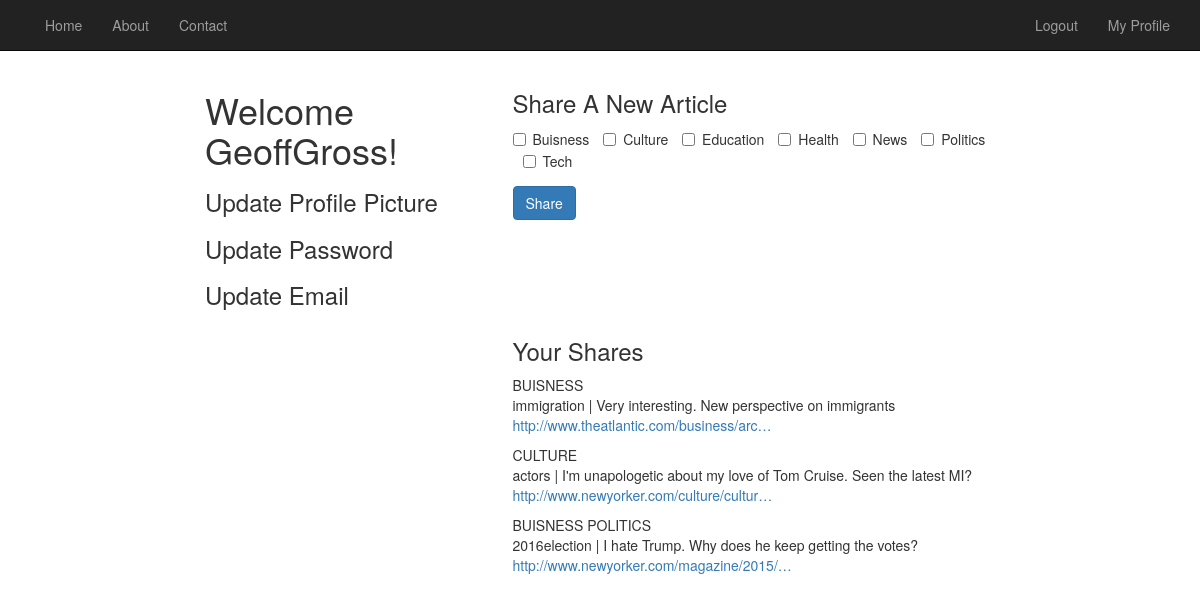
Screenshot of /myprofile/ (signed in) with the database file from the repository.
### tweets/models.py (models this page shows)
class Category(models.Model):
	category = models.CharField(unique=True, max_length = 20)
	def __str__(self):
		return str(self.category)
	class Meta:
		ordering = ['category']

class Article(models.Model):
	share = models.CharField(max_length=140, blank=False)
	user = models.ForeignKey(User, default=0)
	posted = models.DateField(auto_now_add=True, auto_now=False)
	category = models.ManyToManyField('tweets.Category')
	tag = models.CharField(max_length=30, blank=True)
	url = models.URLField()
	def __str__(self):
		return str(self.share)
	class Meta:
		ordering = ['posted']

### tweets/views.py (the view)
# urls.py: url(r'^myprofile/', 'tweets.views.profile', name='myprofile'),
def profile(request):
	user = request.user
	form = CreateShareForm(request.POST or None)
	context = {
		"user": user,
		"form": form,
		"shares": shares.filter(user=user),
	}
	if form.is_valid():
		instance = form.save(commit=False)
		instance.user = request.user
		instance.save()
		form.save_m2m()
		return redirect('/myprofile')
	return render(request, "profile.html", context)

### tweets/forms.py (shortened to what this page needs)
class CreateShareForm(forms.ModelForm):
	share = forms.CharField(required=True, label="", max_length = 140, widget=forms.Textarea(attrs={'style': 'height: 4em;', 'placeholder': 'Add a Quick Comment for Your Article'}))
	tag = forms.CharField(required=True, label="", widget=forms.widgets.TextInput(attrs={'placeholder': 'Enter a Tag for Your Share'}))
	category = forms.ModelMultipleChoiceField(required=True, label="", widget=forms.CheckboxSelectMultiple(attrs={'body': 'padding-left: 70px;'}), queryset=Category.objects.all())
	url = forms.URLField(required = True, label="", widget=forms.URLInput( attrs={'placeholder': 'Article URL'}))
	helper = FormHelper()
	helper.layout = Layout(InlineCheckboxes('category'))
	class Meta:
		model = Article
		fields =['category', 'share', 'url', 'tag']

### templates/profile.html
{% extends 'base.html' %}
{% block content %}
{% load crispy_forms_tags %}
<div class="row">
	<div class="col-sm-3 col-md-3 col-lg-3 col-sm-offset-2">
		<h1>Welcome {{ user }}!</h1>
		<h3>Update Profile Picture</h3>
		<h3>Update Password</h3>
		<h3>Update Email</h3>
	</div>
	<div class="col-sm-6 col-md-5 col-lg-5 col-sm-offset-0">
		<h3>Share A New Article</h3>
		<form method='POST' action=''>{% csrf_token %}
			{% crispy form %}
			<input class='btn btn-primary' type='submit' value='Share'/>
		</form>
	</div>
	<div class="col-sm-6 col-md-5 col-lg-5 col-sm-offset-5">
		<h3>Your Shares</h3>
		{% for share in shares %}
		  {% for category in share.category.all %}
		      {{ category|upper }}
		  {% endfor %}
		  <p>{{ share.tag|lower }} | {{ share }}<br>{{ share.url|urlizetrunc:40 }}</p>
		{% endfor %}
	</div>
</div>
{% endblock %}

### static/css/navbar-static-top.css (style rules this page uses)
body { min-height: 2000px; }
.row { background-color: }

### templates/base.html (style rules this page uses)
body { padding-top: 70px; }

### rows the page displays
Category: category "☐ ☐ ☐ ☐ ☐ ☐ ☐", category "BUISNESS"
Article: tag "immigration", share "Very interesting. New perspective on immigrants", url "http://www.theatlantic.com/business/arc…"
Article: tag "actors", share "I'm unapologetic about my love of Tom Cruise. Seen the latest MI?", url "http://www.newyorker.com/culture/cultur…"
Category: category "CULTURE"
Article: tag "2016election", share "I hate Trump. Why does he keep getting the votes?", url "http://www.newyorker.com/magazine/2015/…"
Category: category "POLITICS"

### other values shown
{{ user }} "GeoffGross"
